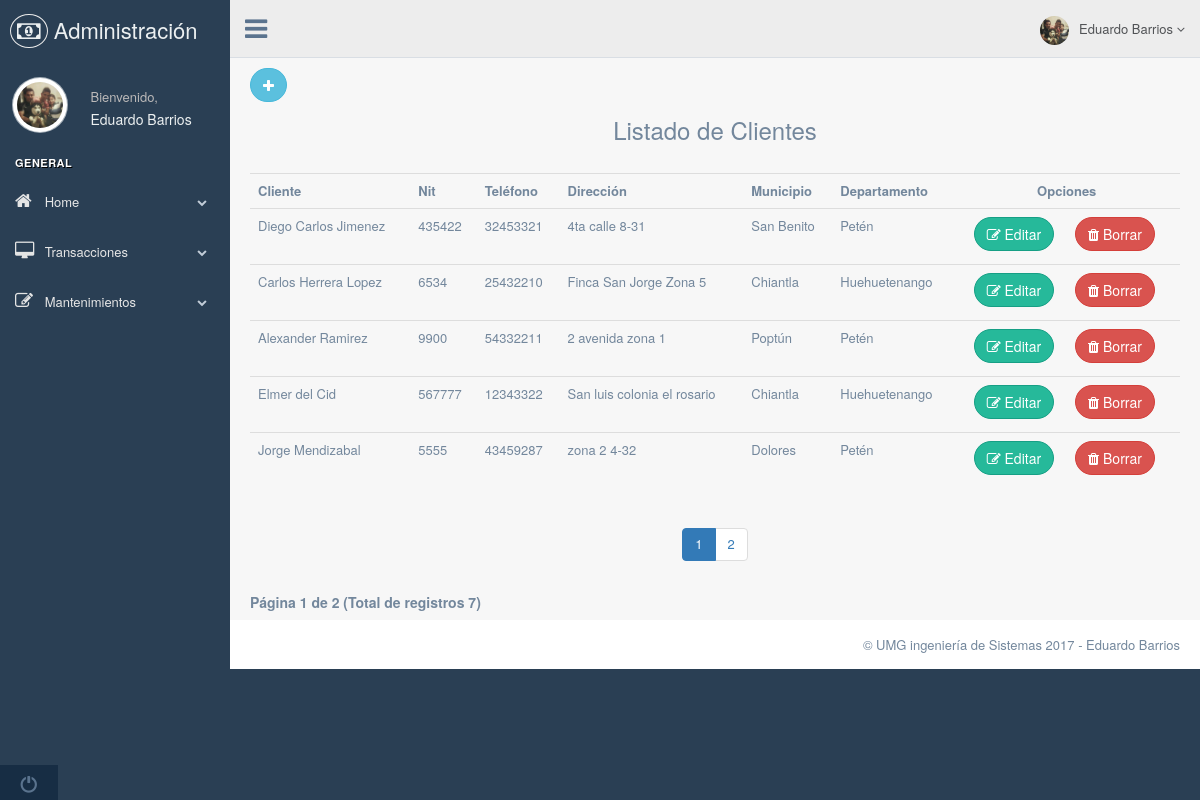
/Controllers/ClientesController.php, run on the app's committed database.
### tables this page shows
CREATE TABLE `clientes` (
  `IdCliente` int(11) NOT NULL,
  `nombreCliente` varchar(100) NOT NULL,
  `nit` varchar(20) NOT NULL,
  `direccion` varchar(255) NOT NULL,
  `telefono` varchar(10) NOT NULL,
  `idMunicipio` int(11) NOT NULL
);

CREATE TABLE `municipio` (
  `idMunicipio` int(11) NOT NULL,
  `nombreMunicipio` varchar(100) NOT NULL,
  `idDepartamento` int(11) NOT NULL,
  `idPais` int(11) NOT NULL
);

CREATE TABLE `departamento` (
  `idDepartamento` int(11) NOT NULL,
  `nombreDepartamento` varchar(100) NOT NULL,
  `idPais` int(11) NOT NULL
);

### Controllers/ClientesController.php (called while the page is built, shortened)
<?php
	require_once('../Models/ClientesModel.php');
	$cant_filas = new Clientes();
	$pagination = new Clientes();
	$no_registros = 5;
	if(!(isset($_GET['pagina'])))
	{
		$inicio = 1;
	}
	$nuevo_inicio = ($inicio-1)*$no_registros;
	$Clientes = $pagination->getClientes($nuevo_inicio,$no_registros);
	$total_registros = count($cant_filas->numRegistros());
	$total_paginas = ceil($total_registros/$no_registros);
	require_once('../Views/ClientesView.php');
 ?>

### Models/Conexion.php (called while the page is built)
<?php
	class Conexion
	{
		public function Conectar(){
			$db_servidor = "localhost";
			$db_usuario  = "root";
			$db_password = "";
			$db_nombre   = "compras-devoluciones";
			$conexion = new PDO("mysql:	host=$db_servidor;dbname=$db_nombre", $db_usuario, $db_password);
			$conexion->setAttribute(PDO::ATTR_ERRMODE, PDO::ERRMODE_EXCEPTION);
			$conexion->exec("SET CHARACTER SET utf8");
			return $conexion;
		}
	}
?>

### Models/ClientesModel.php (called while the page is built, shortened)
<?php
	require_once('Conexion.php');
	class Clientes extends Conexion
	{
		public function getClientes($inicio=false,$no_registros=false)
		{
			if($inicio!==false && $no_registros!==false)
			{
				$sql = "SELECT C.idCliente,C.nombreCliente,C.nit,C.direccion,C.telefono,C.idMunicipio,M.nombreMunicipio,D.nombreDepartamento
						FROM clientes C
						INNER JOIN municipio M ON M.idMunicipio=C.idMunicipio
						INNER JOIN departamento D ON M.idDepartamento=D.idDepartamento
						ORDER BY C.idCliente DESC LIMIT $inicio,$no_registros";
			}
			else{
				$sql = "SELECT C.idCliente,C.nombreCliente,C.nit,C.direccion,C.telefono,C.idMunicipio,M.nombreMunicipio,M.idMunicipio,D.nombreDepartamento
						FROM clientes C
						INNER JOIN municipio M ON M.idMunicipio=C.idMunicipio
						INNER JOIN departamento D ON M.idDepartamento=D.idDepartamento
						ORDER BY C.idCliente DESC";
			}
			$stmt = Conexion::Conectar()->prepare($sql);
			$stmt->execute();
			return $stmt->fetchAll();
		}
		public function numRegistros()
		{
			$sql = "SELECT idCliente FROM clientes";
			$resultado = Conexion::Conectar()->prepare($sql);
			$resultado->execute();
			return $resultado->fetchAll();
		}
	}
 ?>

### Views/ClientesView.php (the view, shortened to what this page needs)
<!DOCTYPE html>
<html lang="en">
  <head>
    <link href="../vendors/bootstrap/dist/css/bootstrap.min.css" rel="stylesheet">
    <link href="../vendors/font-awesome/css/font-awesome.min.css" rel="stylesheet">
    <link href="../vendors/nprogress/nprogress.css" rel="stylesheet">
    <link href="../vendors/iCheck/skins/flat/green.css" rel="stylesheet">
    <link href="../vendors/bootstrap-progressbar/css/bootstrap-progressbar-3.3.4.min.css" rel="stylesheet">
    <link href="../vendors/jqvmap/dist/jqvmap.min.css" rel="stylesheet"/>
    <link href="../vendors/bootstrap-daterangepicker/daterangepicker.css" rel="stylesheet">
    <link href="../build/css/custom.min.css" rel="stylesheet">
  </head>
  <body class="nav-md">
    <div class="container body">
      <div class="main_container">
        <div class="col-md-3 left_col">
          <div class="left_col scroll-view">
            <div class="navbar nav_title" style="border: 0;">
              <a href="#" class="site_title"><i class="fa fa-money"></i> <span>Administración</span></a>
            </div>
            <div class="profile clearfix">
              <div class="profile_pic">
                <img src="../Views/images/eduardo.jpg" alt="..." class="img-circle profile_img">
              </div>
              <div class="profile_info">
                <span>Bienvenido,</span>
                <h2>Eduardo Barrios</h2>
              </div>
            </div>
            <br />
            <div id="sidebar-menu" class="main_menu_side hidden-print main_menu">
              <div class="menu_section">
                <h3>General</h3>
                <ul class="nav side-menu">
                  <li><a><i class="fa fa-home"></i> Home <span class="fa fa-chevron-down"></span></a>
                  </li>
                  <li><a><i class="fa fa-desktop"></i> Transacciones <span class="fa fa-chevron-down"></span></a>
                  </li>
                  <li><a><i class="fa fa-edit"></i> Mantenimientos <span class="fa fa-chevron-down"></span></a>
                  </li>
                </ul>
              </div>
            </div>
            <div class="sidebar-footer hidden-small">
              <a data-toggle="tooltip" data-placement="top" title="Logout" href="#">
                <span class="glyphicon glyphicon-off" aria-hidden="true"></span>
              </a>
            </div>
          </div>
        </div>
        <div class="top_nav">
          <div class="nav_menu">
            <nav>
              <div class="nav toggle">
                <a id="menu_toggle"><i class="fa fa-bars"></i></a>
              </div>
              <ul class="nav navbar-nav navbar-right">
                <li class="">
                  <a href="javascript:;" class="user-profile dropdown-toggle" data-toggle="dropdown" aria-expanded="false">
                    <img src="../Views/images/eduardo.jpg" alt="">Eduardo Barrios
                    <span class=" fa fa-angle-down"></span>
                  </a>
                </li>
              </ul>
            </nav>
          </div>
        </div>
  <div class="right_col" role="main">
      <div class="row">
          <div class="col-md-12 col-sm-12 col-xs-12">
            <a href="ClienteNuevoController.php" class="btn btn-round btn-info"><i class="fa fa-plus"></i></a>
              <h3 class="text-center">Listado de Clientes</h3>
              <br>
                <table class="table table-hover">
                  <tr>
                    <th>Cliente</th>
                    <th>Nit</th>
                    <th>Teléfono</th>
                    <th>Dirección</th>
                    <th>Municipio</th>
                    <th>Departamento</th>
                    <th colspan="2" class="text-center">Opciones</th>
                  </tr>
                  <?php foreach($Clientes as $item): ?>
                   <tr>
                     <td><?php echo $item['nombreCliente']; ?></td>
                     <td><?php echo $item['nit']; ?></td>
                     <td><?php echo $item['telefono']; ?></td>
                     <td><?php echo $item['direccion']; ?></td>
                     <td><?php echo $item['nombreMunicipio']; ?></td>
                     <td><?php echo $item['nombreDepartamento']; ?></td>
                     <td class="text-right"><button type="button" class="btn btn-round btn-success" data-toggle='modal' data-target='#modal-editar' onclick="CargarDatos('<?php echo $item['idCliente'];?>','<?php echo $item['nombreCliente'];?>','<?php echo $item['nit']; ?>','<?php echo $item['telefono'];?>','<?php echo $item['direccion'];?>','<?php echo $item['idMunicipio'];?>');"><i class="fa fa-edit"></i> Editar</button>
                     </td>
                     <td class="text-left"><button  type="button" class="btn btn-round btn-danger" onclick="confirmarRegistro('<?php echo $item['idCliente'];?>');"><i class="fa fa-trash"></i> Borrar</button>
                     </td>
                   </tr>
                  <?php endforeach; ?>
                </table>
                <div class="text-center">
                      <nav aria-label="Page navigation">
                            <ul class="pagination">
                             <?php
                                  for($i=1;$i<=$total_paginas;$i++)
                                  {
                                      if($i == $inicio ){
                                           echo "<li class='active'><a>".$i." </a></li>";
                                      }
                                      else{
                                           echo "<li><a href='?pagina=".$i."'>".$i." </a></li>";
                                      }
                                  }
                               ?>
                            </ul>
                      </nav>
                  </div>
                  <h5 class="text-left">
                      <strong>
                          <?php
                              if($inicio == 0) $inicioPag = 1;
                              else $inicioPag = $inicio;
                                  echo "Página ".$inicioPag." de ".$total_paginas;
                                  echo " (Total de registros ".$total_registros.")";
                          ?>
                      </strong>
                  </h5>
          </div>
      </div>
  </div>
        <footer>
          <div class="pull-right">
            &copy; UMG ingeniería de Sistemas 2017 - Eduardo Barrios
          </div>
          <div class="clearfix"></div>
        </footer>
      </div>
    </div>
  </body>
</html>

### data on the page
clientes: nombreCliente "Diego Carlos Jimenez", nit "435422", telefono "32453321", direccion "4ta calle 8-31", idMunicipio.nombreMunicipio "San Benito", departamento.nombreDepartamento "Petén"
clientes: nombreCliente "Carlos Herrera Lopez", nit "6534", telefono "25432210", direccion "Finca San Jorge Zona 5", idMunicipio.nombreMunicipio "Chiantla", departamento.nombreDepartamento "Huehuetenango"
clientes: nombreCliente "Alexander Ramirez", nit "9900", telefono "54332211", direccion "2 avenida zona 1", idMunicipio.nombreMunicipio "Poptún", departamento.nombreDepartamento "Petén"
clientes: nombreCliente "Elmer del Cid", nit "567777", telefono "12343322", direccion "San luis colonia el rosario", idMunicipio.nombreMunicipio "Chiantla", departamento.nombreDepartamento "Huehuetenango"
clientes: nombreCliente "Jorge Mendizabal", nit "5555", telefono "43459287", direccion "zona 2 4-32", idMunicipio.nombreMunicipio "Dolores", departamento.nombreDepartamento "Petén"

### other printed values
$inicioPag "1"
$total_paginas "2"
$total_registros "7"
